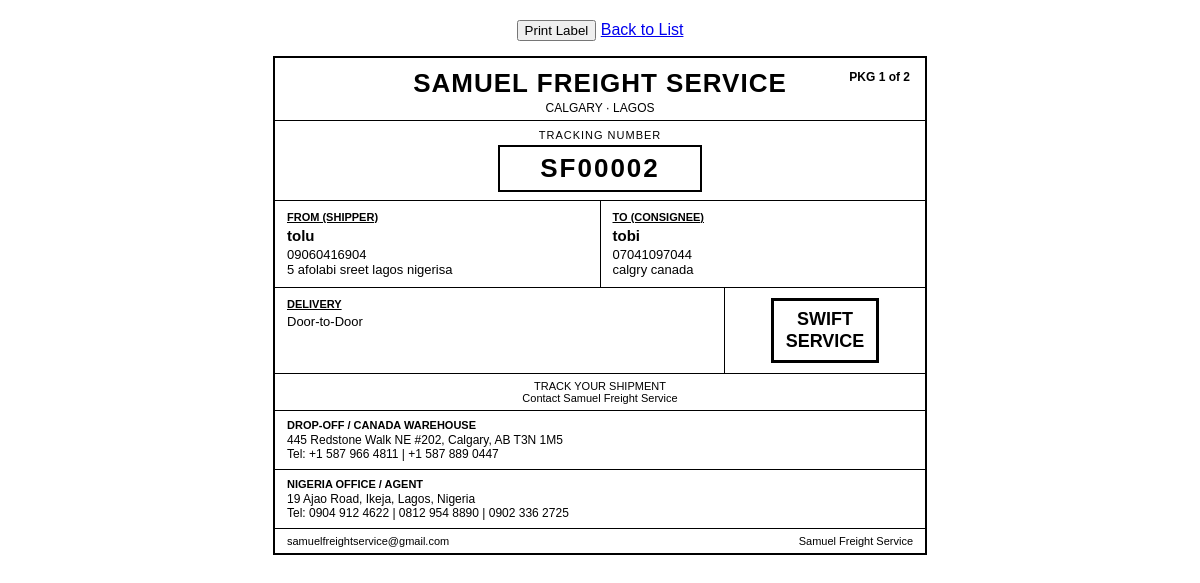
The page /label/SF00002 on the database its author committed.
### tables this page shows
CREATE TABLE shipments (
                id INTEGER PRIMARY KEY AUTOINCREMENT,
                tracking_number TEXT UNIQUE,
                sender_name TEXT,
                sender_phone TEXT,
                sender_address TEXT,
                receiver_name TEXT,
                receiver_phone TEXT,
                receiver_email TEXT,
                receiver_address TEXT,
                package_count TEXT,
                delivery_type TEXT,
                pickup_location TEXT,
                custom_pickup TEXT,
                status TEXT DEFAULT 'Pending',
                created_at TEXT
            );

### app.py (the view)
@app.route('/label/<tracking>')
def view_label(tracking):
    with get_db() as conn:
        shipment = conn.execute('SELECT * FROM shipments WHERE tracking_number = ?', (tracking,)).fetchone()
    if not shipment:
        return "Shipment not found", 404
    return render_template('label.html', s=shipment)

### app.py (called while the page is built)
def get_db():
    conn = sqlite3.connect('shipments.db')
    conn.row_factory = sqlite3.Row
    return conn

### templates/label.html (shortened to what this page needs)
 <!DOCTYPE html>
<html>
<head>
</head>
<body>
    <div class="no-print">
        <button onclick="window.print()">Print Label</button>
        <a href="/list">Back to List</a>
    </div>
    <div class="label">
        <div class="header">
            <div class="company">SAMUEL FREIGHT SERVICE</div>
            <div class="locations">CALGARY · LAGOS</div>
            <div class="pkg">
                PKG {{ s.package_count }}
            </div>
        </div>
        <div class="tracking-section">
            <div class="tracking-label">TRACKING NUMBER</div>
            <div class="tracking-box">{{ s.tracking_number }}</div>
        </div>
        <div class="addresses">
            <div class="col">
                <div class="col-title">FROM (SHIPPER)</div>
                <div class="name">{{ s.sender_name }}</div>
                {{ s.sender_phone }}<br>
                {{ s.sender_address }}
            </div>
            <div class="col">
                <div class="col-title">TO (CONSIGNEE)</div>
                <div class="name">{{ s.receiver_name }}</div>
                {{ s.receiver_phone }}<br>
                {{ s.receiver_address }}
            </div>
        </div>
        <div class="delivery-row">
            <div class="delivery-left">
                <div class="col-title">DELIVERY</div>
                {{ s.delivery_type }}
            </div>
            <div class="delivery-right">
                <div class="swift-box">
                    SWIFT<br>SERVICE
                </div>
            </div>
        </div>
        <div class="track-line">
            TRACK YOUR SHIPMENT<br>
            Contact Samuel Freight Service
        </div>
        <div class="office">
            <div class="office-title">DROP-OFF / CANADA WAREHOUSE</div>
            445 Redstone Walk NE #202, Calgary, AB T3N 1M5<br>
            Tel: +1 587 966 4811 | +1 587 889 0447
        </div>
        <div class="office">
            <div class="office-title">NIGERIA OFFICE / AGENT</div>
            19 Ajao Road, Ikeja, Lagos, Nigeria<br>
            Tel: 0904 912 4622 | 0812 954 8890 | 0902 336 2725
        </div>
        <div class="footer">
            <div>samuelfreightservice@gmail.com</div>
            <div>Samuel Freight Service</div>
        </div>
    </div>
</body>
</html>

### templates/label.html (style rules this page uses)
body { font-family: Arial, sans-serif; margin: 20px; }
.label { border: 2px solid #000; width: 650px; padding: 0; margin: 0 auto; font-size: 13px; }
.header { text-align: center; padding: 10px 15px 5px; border-bottom: 1px solid #000; position: relative; }
.company { font-size: 26px; font-weight: bold; letter-spacing: 1px; }
.locations { font-size: 12px; margin-top: 2px; }
.pkg { position: absolute; right: 15px; top: 12px; text-align: right; font-size: 12px; font-weight: bold; }
.tracking-section { text-align: center; padding: 8px 15px; }
.tracking-label { font-size: 11px; letter-spacing: 1px; margin-bottom: 4px; }
.tracking-box { border: 2px solid #000; display: inline-block; padding: 6px 40px; font-size: 26px; font-weight: bold; letter-spacing: 2px; }
.addresses { display: flex; border-top: 1px solid #000; border-bottom: 1px solid #000; }
.col { flex: 1; padding: 10px 12px; }
.col:first-child { border-right: 1px solid #000; }
.col-title { font-size: 11px; font-weight: bold; text-decoration: underline; margin-bottom: 4px; }
.name { font-size: 15px; font-weight: bold; margin-bottom: 3px; }
.delivery-row { display: flex; border-bottom: 1px solid #000; }
.delivery-left { flex: 1; padding: 10px 12px; }
.delivery-right { width: 180px; display: flex; align-items: center; justify-content: center; border-left: 1px solid #000; padding: 10px; }
.swift-box { border: 3px solid #000; padding: 8px 12px; font-size: 18px; font-weight: bold; text-align: center; line-height: 1.2; }
.track-line { text-align: center; padding: 6px; border-bottom: 1px solid #000; font-size: 11px; }
.office { padding: 8px 12px; border-bottom: 1px solid #000; font-size: 12px; }
.office-title { font-weight: bold; font-size: 11px; margin-bottom: 2px; }
.footer { display: flex; justify-content: space-between; padding: 6px 12px; font-size: 11px; }
.no-print { text-align: center; margin-bottom: 15px; }

### rows shown on the page
shipments: package_count "1 of 2", tracking_number "SF00002", sender_name "tolu", sender_phone "09060416904", sender_address "5 afolabi sreet lagos nigerisa", receiver_name "tobi", receiver_phone "07041097044", receiver_address "calgry canada", delivery_type "Door-to-Door"
